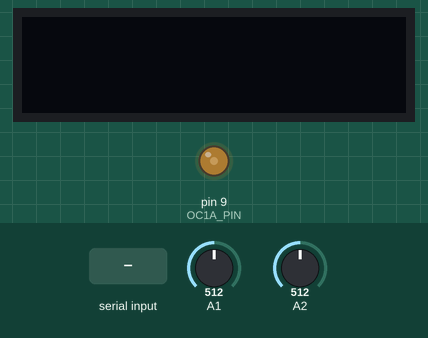
This sketch was run on a simulated Arduino Uno, built with avr-gcc and run on an emulated ATmega328P. Parts: 128×32 one-colour display, output pins drawn as LEDs (lit = HIGH). The inputs (shaded band) are chosen by the test bench; at power-on: A1 = 512, A2 = 512. What the sketch prints to the serial monitor is not drawn.

Above: at 1.2 s.
1.3 s: A1 set to 306
At 3.0 s:
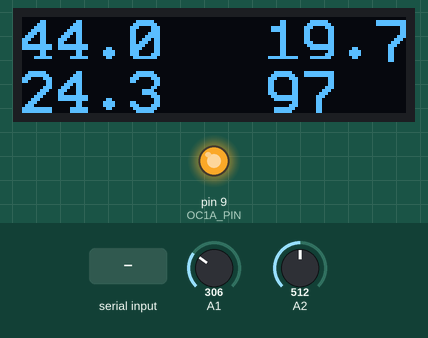
4.3 s: A2 set to 306
At 4.9 s:
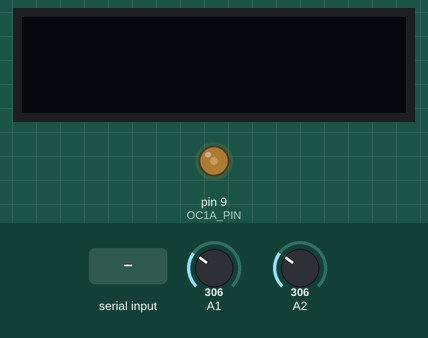
6.0 s: "x" received over Serial
At 8.8 s:
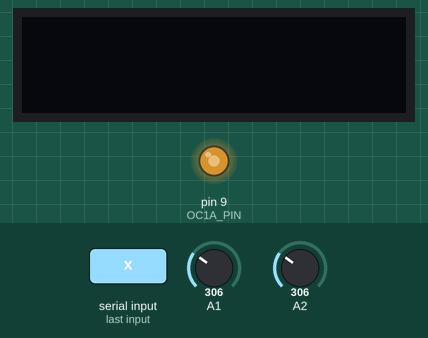
9.0 s: A1 set to 289
11.1 s: A1 set to 257
At 12.7 s:
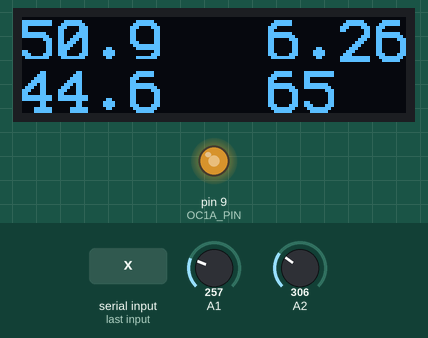
13.4 s: "t90\n" received over Serial
At 16.1 s:
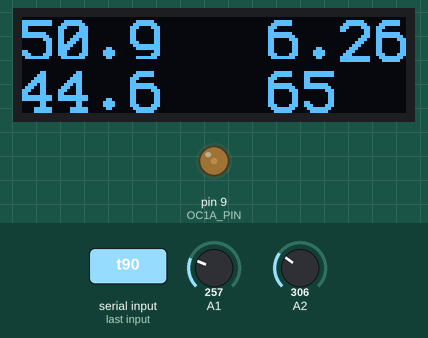
Timing chart, 0 to 17.4 s (numbered marks = the images above; inputs shaded):
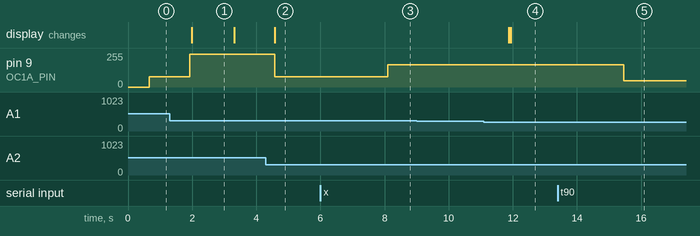

The sketch:

dt-fancontrol.ino
```cpp
#include <Arduino.h>
#include <U8g2lib.h>

U8G2_SSD1306_128X32_UNIVISION_F_SW_I2C u8g2(U8G2_R0, SCL, SDA, U8X8_PIN_NONE);

// Functions
float readNTCTemp(int analogPin, int BValue);
byte getTargetPWM(float dt);
void setPwmDuty(byte duty);
void handleOLED();
void drawOLED();
void parseSerial();

// Constants
const byte OC1A_PIN = 9;         // PWM Pin for fan to controll
const word PWM_FREQ_HZ = 25000;  // Adjust this value to adjust the frequency
const word TCNT1_TOP = 16000000 / (2 * PWM_FREQ_HZ);
const int R = 10000;  // R = 10KΩ -> voltage divider resistance

// Variables
unsigned long lastRefreshTime;
float RT, VR, ln, TX, T0, VRT, sExp, sRad, sAmb, deltaT, deltaTOld, VCC;
float s_slope, s_attack;  // sigmoid variables
byte pwm, static_pwm;
int s_min, s_max, readCount;
bool oled_active;  // oled display status


void setup() {
  Serial.begin(500000);
  u8g2.begin();
  u8g2.setBusClock(400000);
  u8g2.setContrast(0);
  oled_active = false;

  pinMode(1, INPUT);  // Sensor water temperature
  pinMode(2, INPUT);  // Sensor ambient temperature
  pinMode(OC1A_PIN, OUTPUT);

  // Default number of readings prior to calculate and send PWM signal and data
  readCount = 631;
  deltaTOld = 0.0;

  // Default sigmoid parameters - see https://www.geogebra.org/calculator with file in project folder for visualization
  s_min = 30;       // minimum PWM level lift in order to prevent fans from stopping (changes with v)
  s_max = 100;      // maximum PWM level to be reached
  s_slope = -0.44;  // slope -> how big deltaT has to be to reach a cerain pwm level
  s_attack = 5.46;  // how far the sigmoid function is shifted to the right

  T0 = 25 + 273.15;  // Temperature T0 from datasheet, conversion from Celsius to kelvin

  lastRefreshTime = millis();

  // PWM Settings
  TCCR1A = 0;
  TCCR1B = 0;
  TCNT1 = 0;
  TCCR1A |= (1 << COM1A1) | (1 << WGM11);
  TCCR1B |= (1 << WGM13) | (1 << CS10);
  ICR1 = TCNT1_TOP;  // set PWM Frequency
}

void loop() {

  // Check if commands were sent
  if (Serial.available() > 0) {
    parseSerial();
  }

  // Read temperatures - both Sensors are off about 0.7°C
  sRad = readNTCTemp(1, 3976) - 0.7;
  sAmb = readNTCTemp(2, 3976) - 0.7;

  // Calculate dT and PWM value
  deltaT = (sRad - sAmb);
  if (static_pwm > 0) {
    pwm = static_pwm;
  } else {
    pwm = getTargetPWM(deltaT);
  }

  // Set PWM Value
  setPwmDuty(pwm);

  // Print data to serial
  if (Serial) {
    Serial.print(sRad, 2);
    Serial.print(";");
    Serial.print(sAmb, 2);
    Serial.print(";");
    Serial.print(deltaT);
    Serial.print(";");
    Serial.println(pwm);
  }

  handleOLED();
}


void handleOLED() {
  // Disable OLED if deltaT falls bellow 3°C
  if (oled_active && deltaT < 3.0) {
    u8g2.setPowerSave(1);
    oled_active = false;

  // Enable OLED if deltaT exeeds 4°C
  } else if (!oled_active && deltaT >= 4.0) {
    u8g2.setPowerSave(0);
    oled_active = true;
  }
  // Draw curent values to OLED
  if (oled_active) {
    if (abs(deltaT - deltaTOld) > 0.15 && millis() - lastRefreshTime > 1000) {
      drawOLED();
      deltaTOld = deltaT;
      lastRefreshTime = millis();
    }
  }
}

void drawOLED() {
  u8g2.clearBuffer();                    // clear the internal memory
  u8g2.setFont(u8g2_font_profont22_mn);  // choose a suitable font

  u8g2.setCursor(0, 15);
  u8g2.print(sRad, 1);
  u8g2.setCursor(0, 32);
  u8g2.print(sAmb, 1);

  u8g2.setCursor(82, 15);
  u8g2.print(deltaT);
  u8g2.setCursor(82, 32);
  u8g2.print(String(pwm));
  u8g2.sendBuffer();
}

// Set variables based on input from Serial interface
void parseSerial() {
  byte msg = Serial.read();
  switch (msg) {
    case 'r':  // r for readCount
      readCount = Serial.parseInt();
      break;
    case 't':  // t for top
      s_max = Serial.parseInt();
      break;
    case 'l':  // l for lift
      s_min = Serial.parseInt();
      break;
    case 's':  // s for slope
      s_slope = Serial.parseFloat();
      break;
    case 'a':  // a for attack
      s_attack = Serial.parseFloat();
      break;
    case 'f':  // f for forced value
      static_pwm = Serial.parseInt();
      break;
    case 'x':  // x for multiple values from python gui
      String str = Serial.readString();
      int n = str.length();
      char buff[n + 1];
      strcpy(buff, str.c_str());
      //Serial.println(buff);
      int temp1;
      int temp2;
      sscanf(buff, "%d %d %d %d", &s_min, &s_max, &temp1, &temp2);  //sending Data: x15 89 -49 573
      s_slope = (float(temp1) / 100.0);
      s_attack = (float(temp2) / 100.0);
      break;
    default:
      break;
  }
}

// read Temperatures based on NTC Resistors
// https://www.electronics-tutorials.ws/io/thermistors.html
float readNTCTemp(int analogPin, int BValue) {
  float sum = 0;
  VCC = 4.965;  // Measured on internal usb port, specific for each machine
  for (int i = 0; i < readCount; i++) {
    VRT = analogRead(analogPin);  // Acquisition analog value of VRT
    VRT = (VCC / 1023) * VRT;     // Conversion to voltage
    VR = VCC - VRT;
    RT = VRT / (VR / R);  // Resistance of RT
    ln = log(RT / R);
    TX = (1 / ((ln / BValue) + (1 / T0)));  // Temperature from thermistor
    TX = TX - 273.15;                       // Conversion to Celsius
    sum += TX;
  }
  return sum / readCount;
}

// Calculate target PWM cycle based on Sigmoid function
byte getTargetPWM(float deltaTemp) {
  byte targetPWM = s_max * ((1 - (float(s_min) / float(s_max))) / (1 + pow(2.718, (s_slope * deltaTemp + s_attack))) + float(s_min) / float(s_max));
  return targetPWM;
}

// Set PWM duty cycle 0-100%
// PWM Controll - https://create.arduino.cc/projecthub/tylerpeppy/25-khz-4-pin-pwm-fan-control-with-arduino-uno-3005a1
void setPwmDuty(byte duty) {
  OCR1A = (word)(duty * TCNT1_TOP) / 100;
}
```

Measured:
- the behaviour switches between 274 and 273 on A1 (found by bisection; images 3 and 4)
- after the input at 1.3 s, pin 9 (OC1A_PIN): 77/255 → 247/255 after 0.62 s; the display: changes after 0.69 s (image 1)
- after the input at 4.3 s, pin 9 (OC1A_PIN): 247/255 → 77/255 after 0.28 s; the display: changes after 0.28 s (image 2)
- after the input at 6.0 s, pin 9 (OC1A_PIN): 77/255 → 166/255 after 2.1 s
- after the input at 9.0 s, every drawn part: stays the same
- after the input at 11.1 s, the display: first changes after 0.78 s (image 4 shows a later state)
- after the input at 13.4 s, pin 9 (OC1A_PIN): 166/255 → 48/255 after 2.1 s
- what the display in image 1 shows lasts 1.3 s, from 2.0 s to 3.3 s
